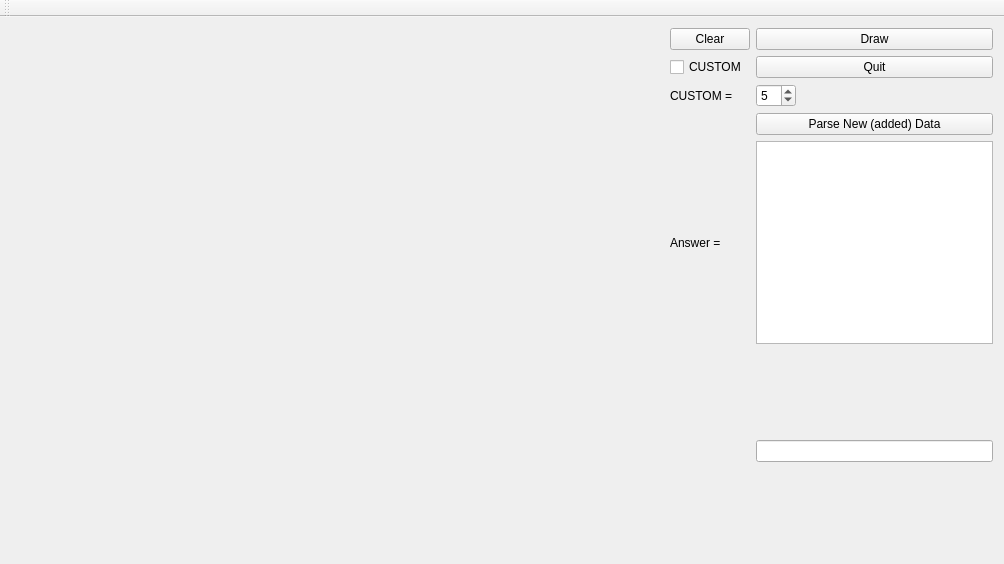
<?xml version="1.0" encoding="UTF-8"?>
<ui version="4.0">
 <class>MainWindow</class>
 <widget class="QMainWindow" name="MainWindow">
  <property name="geometry">
   <rect>
    <x>0</x>
    <y>0</y>
    <width>1004</width>
    <height>564</height>
   </rect>
  </property>
  <property name="windowTitle">
   <string>HAND NUMBERS RECOGNIZE</string>
  </property>
  <widget class="QWidget" name="centralWidget">
   <layout class="QGridLayout" name="gridLayout">
    <item row="0" column="0">
     <widget class="DrawArea" name="drawArea" native="true">
      <property name="sizePolicy">
       <sizepolicy hsizetype="Expanding" vsizetype="Expanding">
        <horstretch>0</horstretch>
        <verstretch>0</verstretch>
       </sizepolicy>
      </property>
      <property name="minimumSize">
       <size>
        <width>640</width>
        <height>480</height>
       </size>
      </property>
      <property name="baseSize">
       <size>
        <width>800</width>
        <height>600</height>
       </size>
      </property>
     </widget>
    </item>
    <item row="0" column="1">
     <layout class="QGridLayout" name="vertLayout">
      <property name="sizeConstraint">
       <enum>QLayout::SetMaximumSize</enum>
      </property>
      <item row="5" column="2">
       <widget class="QTextBrowser" name="answer_field"/>
      </item>
      <item row="6" column="2">
       <widget class="QLineEdit" name="lineEdit"/>
      </item>
      <item row="2" column="2">
       <widget class="QSpinBox" name="custom_spinBox">
        <property name="maximumSize">
         <size>
          <width>40</width>
          <height>16777215</height>
         </size>
        </property>
        <property name="autoFillBackground">
         <bool>true</bool>
        </property>
        <property name="maximum">
         <number>9</number>
        </property>
        <property name="value">
         <number>5</number>
        </property>
       </widget>
      </item>
      <item row="0" column="1">
       <widget class="QPushButton" name="clearButton">
        <property name="text">
         <string>Clear</string>
        </property>
       </widget>
      </item>
      <item row="0" column="2">
       <widget class="QPushButton" name="drawButton">
        <property name="text">
         <string>Draw</string>
        </property>
       </widget>
      </item>
      <item row="6" column="0">
       <widget class="QLabel" name="dummyLabel">
        <property name="sizePolicy">
         <sizepolicy hsizetype="Preferred" vsizetype="Expanding">
          <horstretch>0</horstretch>
          <verstretch>0</verstretch>
         </sizepolicy>
        </property>
        <property name="text">
         <string/>
        </property>
       </widget>
      </item>
      <item row="1" column="2">
       <widget class="QPushButton" name="closeButton">
        <property name="text">
         <string>Quit</string>
        </property>
       </widget>
      </item>
      <item row="1" column="1">
       <widget class="QCheckBox" name="custom_checkbox">
        <property name="text">
         <string>CUSTOM</string>
        </property>
       </widget>
      </item>
      <item row="2" column="1">
       <widget class="QLabel" name="label">
        <property name="text">
         <string>CUSTOM =</string>
        </property>
       </widget>
      </item>
      <item row="5" column="1">
       <widget class="QLabel" name="label_2">
        <property name="text">
         <string>Answer = </string>
        </property>
       </widget>
      </item>
      <item row="3" column="2">
       <widget class="QPushButton" name="pushButton">
        <property name="text">
         <string>Parse New (added) Data</string>
        </property>
       </widget>
      </item>
     </layout>
    </item>
   </layout>
  </widget>
  <widget class="QMenuBar" name="menuBar">
   <property name="geometry">
    <rect>
     <x>0</x>
     <y>0</y>
     <width>1004</width>
     <height>22</height>
    </rect>
   </property>
  </widget>
  <widget class="QToolBar" name="mainToolBar">
   <attribute name="toolBarArea">
    <enum>TopToolBarArea</enum>
   </attribute>
   <attribute name="toolBarBreak">
    <bool>false</bool>
   </attribute>
  </widget>
 </widget>
 <layoutdefault spacing="6" margin="11"/>
 <customwidgets>
  <customwidget>
   <class>DrawArea</class>
   <extends>QWidget</extends>
   <header location="global">drawarea.h</header>
   <container>1</container>
  </customwidget>
 </customwidgets>
 <resources/>
 <connections/>
</ui>
